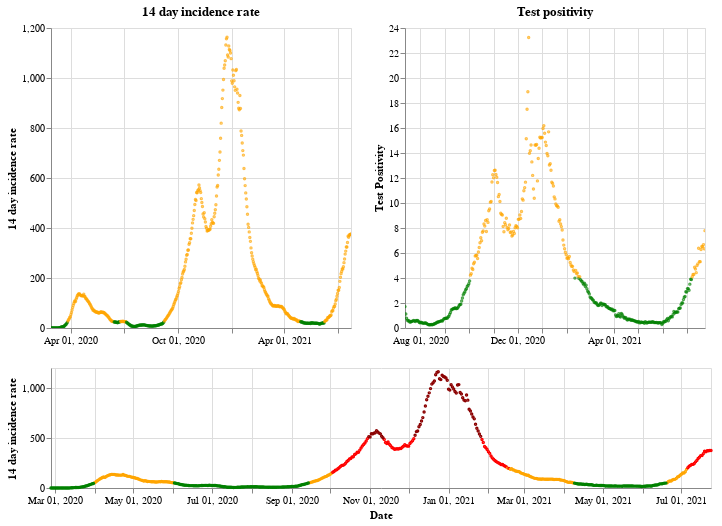

The notebook cell this image was saved under:
### Markdown cell above
## Wales

### Code cell
plot_traffic_light('Wales')

### Figure 1 — Vega-Lite specification as saved in the notebook (floating-point values rounded to 4 significant figures; data arrays with more than 128 entries replaced by an {"elided": "..."} marker saying what was removed)
{"config": {"view": {"continuousWidth": 400, "continuousHeight": 300}}, "vconcat": [{"hconcat": [{"mark": {"type": "point", "size": 2}, "encoding": {"color": {"condition": {"value": "green", "test": "(datum.twoWeeklyCasesRate <= 25)"}, "value": "orange"}, "tooltip": [{"type": "nominal", "field": "areaName"}, {"type": "temporal", "field": "date"}, {"type": "quantitative", "field": "twoWeeklyCasesRate"}, {"type": "quantitative", "field": "testPositivity"}], "x": {"type": "temporal", "axis": {"title": ""}, "field": "date", "scale": {"domain": {"selection": "DateBrush"}}, "timeUnit": "yearmonthdate"}, "y": {"type": "quantitative", "axis": {"title": "14 day incidence rate"}, "field": "twoWeeklyCasesRate"}}, "title": "14 day incidence rate", "width": 300}, {"mark": {"type": "point", "size": 2}, "encoding": {"color": {"condition": {"value": "green", "test": "(datum.testPositivity <= 4)"}, "value": "orange"}, "tooltip": [{"type": "nominal", "field": "areaName"}, {"type": "temporal", "field": "date"}, {"type": "quantitative", "field": "twoWeeklyCasesRate"}, {"type": "quantitative", "field": "testPositivity"}], "x": {"type": "temporal", "axis": {"title": ""}, "field": "date", "scale": {"domain": {"selection": "DateBrush"}}, "timeUnit": "yearmonthdate"}, "y": {"type": "quantitative", "axis": {"title": "Test Positivity"}, "field": "testPositivity"}}, "title": "Test positivity", "width": 300}]}, {"layer": [{"mark": {"type": "point", "size": 2}, "encoding": {"color": {"condition": {"value": "orange", "test": "(((datum.testPositivity < 4) && (datum.twoWeeklyCasesRate >= 50)) && (datum.twoWeeklyCasesRate < 200))"}, "value": "red"}, "opacity": {"condition": {"value": 1, "test": "((datum.twoWeeklyCasesRate >= 50) && (datum.twoWeeklyCasesRate < 500))"}, "value": 0}, "tooltip": [{"type": "nominal", "field": "areaName"}, {"type": "temporal", "field": "date"}, {"type": "quantitative", "field": "twoWeeklyCasesRate"}, {"type": "quantitative", "field": "testPositivity"}], "x": {"type": "temporal", "axis": {"title": "Date"}, "field": "date", "timeUnit": "yearmonthdate"}, "y": {"type": "quantitative", "axis": {"title": "14 day incidence rate"}, "field": "twoWeeklyCasesRate"}}, "selection": {"DateBrush": {"type": "interval", "encodings": ["x"], "fields": ["Time"]}}}, {"mark": {"type": "point", "size": 2}, "encoding": {"color": {"value": "darkred"}, "opacity": {"condition": {"value": 1, "test": "(datum.twoWeeklyCasesRate >= 500)"}, "value": 0}, "tooltip": [{"type": "nominal", "field": "areaName"}, {"type": "temporal", "field": "date"}, {"type": "quantitative", "field": "twoWeeklyCasesRate"}, {"type": "quantitative", "field": "testPositivity"}], "x": {"type": "temporal", "axis": {"title": "Date"}, "field": "date", "timeUnit": "yearmonthdate"}, "y": {"type": "quantitative", "axis": {"title": "14 day incidence rate"}, "field": "twoWeeklyCasesRate"}}}, {"mark": {"type": "point", "size": 2}, "encoding": {"color": {"condition": {"value": "green", "test": "((datum.testPositivity < 4) && (datum.twoWeeklyCasesRate < 50))"}, "value": "orange"}, "opacity": {"condition": {"value": 1, "test": "(datum.twoWeeklyCasesRate < 50)"}, "value": 0}, "tooltip": [{"type": "nominal", "field": "areaName"}, {"type": "temporal", "field": "date"}, {"type": "quantitative", "field": "twoWeeklyCasesRate"}, {"type": "quantitative", "field": "testPositivity"}], "x": {"type": "temporal", "axis": {"title": "Date"}, "field": "date", "timeUnit": "yearmonthdate"}, "y": {"type": "quantitative", "axis": {"title": "14 day incidence rate"}, "field": "twoWeeklyCasesRate"}}}], "height": 120, "width": 660}], "data": {"name": "data-a82b49915ee07bc85af555c1f109898e"}, "$schema": "https://vega.github.io/schema/vega-lite/v4.8.1.json", "datasets": {"data-a82b49915ee07bc85af555c1f109898e": {"elided": "514 records"}}}
